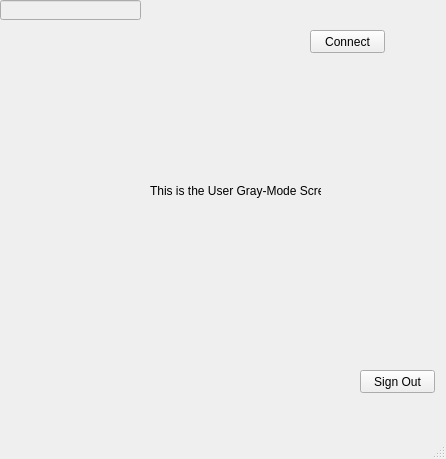
<?xml version="1.0" encoding="UTF-8"?>
<ui version="4.0">
 <class>UGMWindow</class>
 <widget class="QMainWindow" name="UGMWindow">
  <property name="geometry">
   <rect>
    <x>0</x>
    <y>0</y>
    <width>446</width>
    <height>459</height>
   </rect>
  </property>
  <property name="windowTitle">
   <string>MainWindow</string>
  </property>
  <widget class="QWidget" name="centralwidget">
   <widget class="QLabel" name="label">
    <property name="geometry">
     <rect>
      <x>150</x>
      <y>160</y>
      <width>171</width>
      <height>61</height>
     </rect>
    </property>
    <property name="text">
     <string>This is the User Gray-Mode Screen</string>
    </property>
   </widget>
   <widget class="QLineEdit" name="userWelcome">
    <property name="enabled">
     <bool>false</bool>
    </property>
    <property name="geometry">
     <rect>
      <x>0</x>
      <y>0</y>
      <width>141</width>
      <height>20</height>
     </rect>
    </property>
   </widget>
   <widget class="QPushButton" name="connectButton">
    <property name="geometry">
     <rect>
      <x>310</x>
      <y>30</y>
      <width>75</width>
      <height>23</height>
     </rect>
    </property>
    <property name="text">
     <string>Connect</string>
    </property>
   </widget>
   <widget class="QPushButton" name="signOutButton">
    <property name="geometry">
     <rect>
      <x>360</x>
      <y>370</y>
      <width>75</width>
      <height>23</height>
     </rect>
    </property>
    <property name="text">
     <string>Sign Out</string>
    </property>
   </widget>
  </widget>
  <widget class="QMenuBar" name="menubar">
   <property name="geometry">
    <rect>
     <x>0</x>
     <y>0</y>
     <width>446</width>
     <height>22</height>
    </rect>
   </property>
  </widget>
  <widget class="QStatusBar" name="statusbar"/>
 </widget>
 <resources/>
 <connections/>
</ui>
